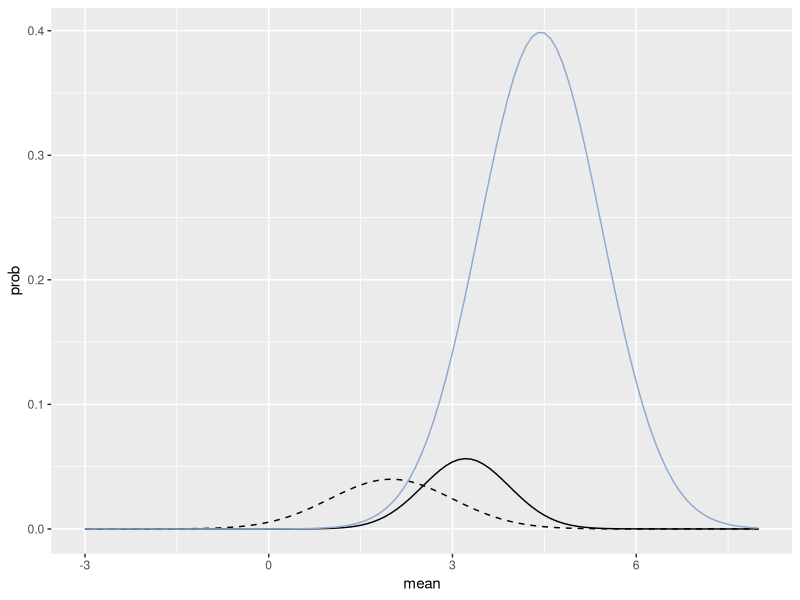
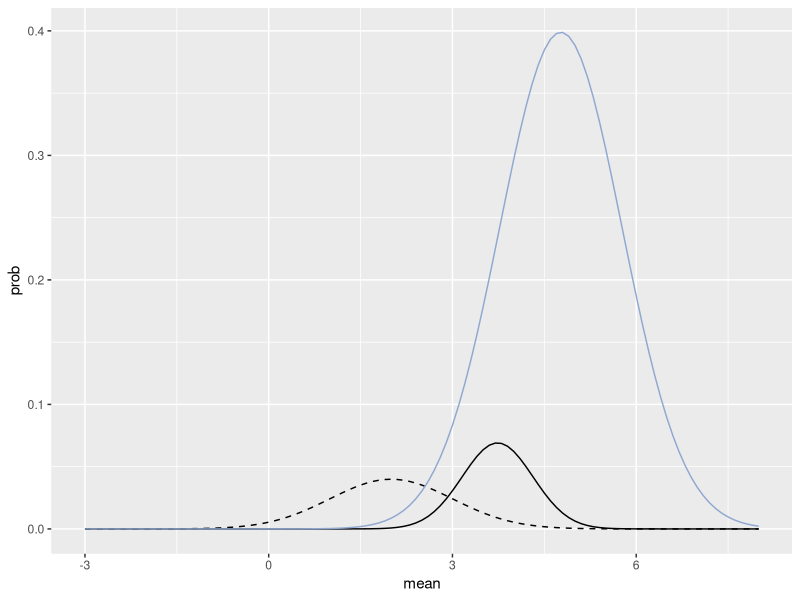
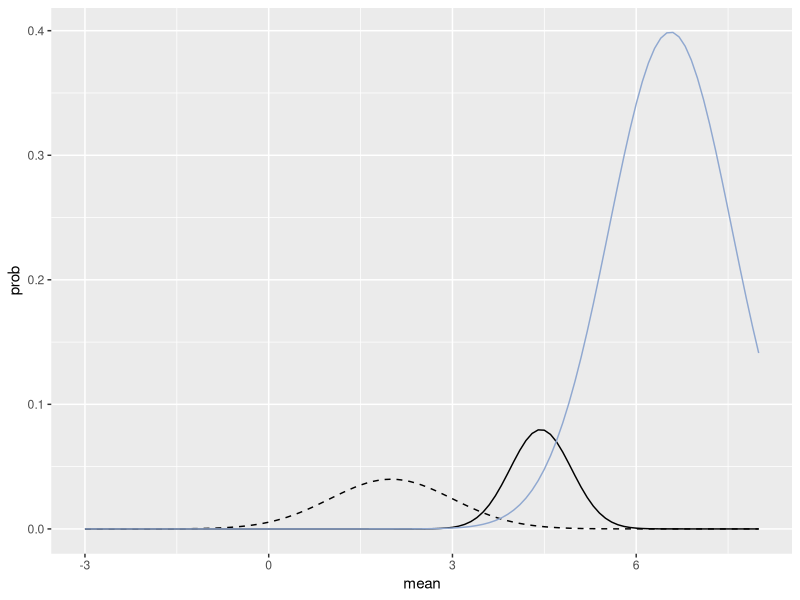
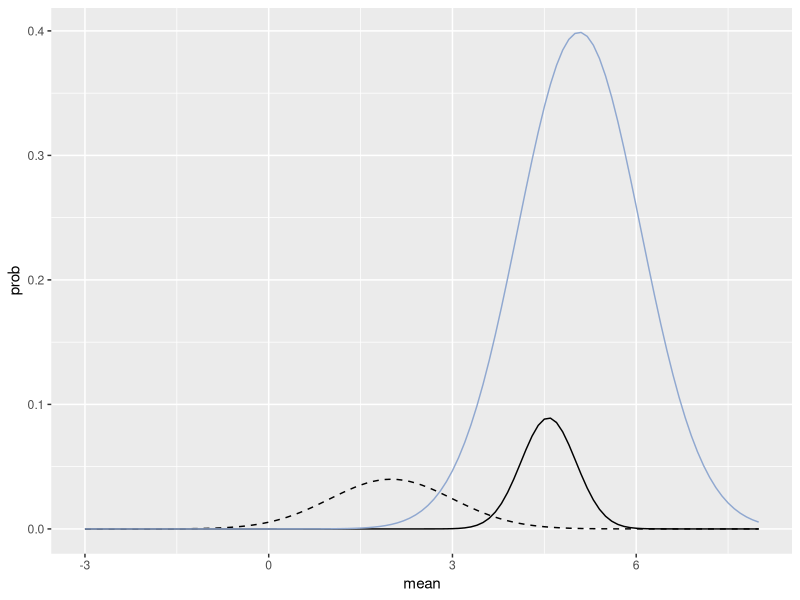
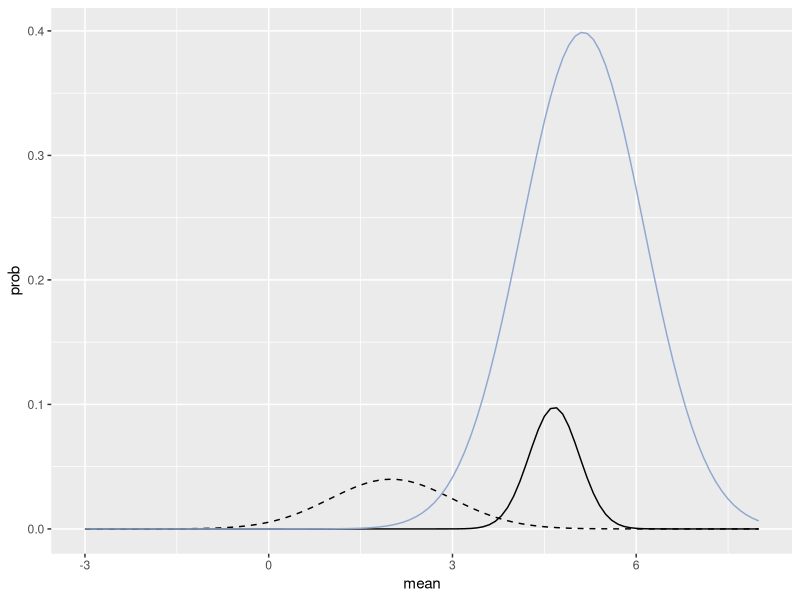
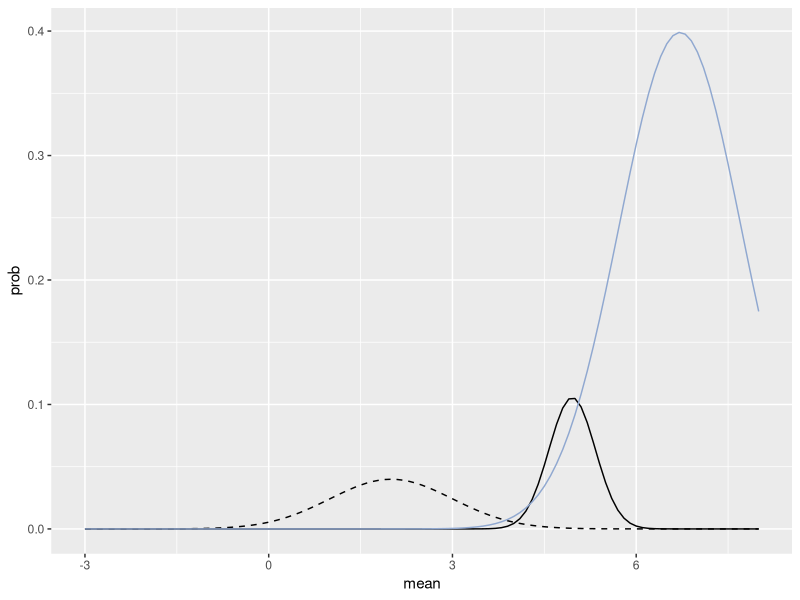
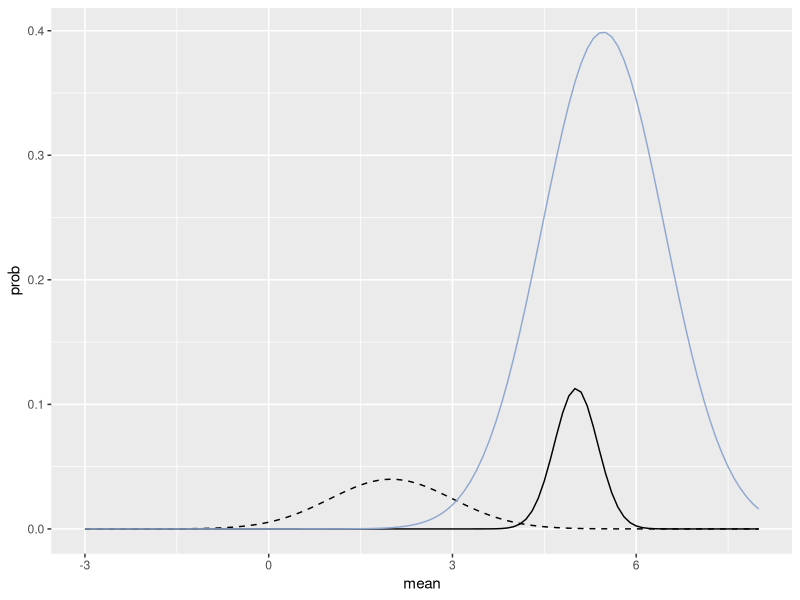
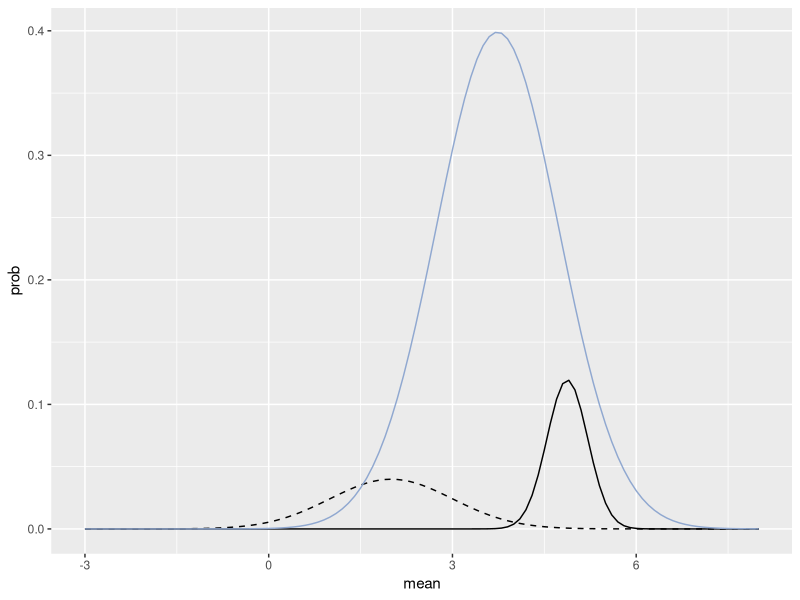

Here is the R script that generated these plots, in order:
library(tidyverse)

set.seed(123)
true_data <- rnorm(50, 5, 1)

grid <- tibble(
  mean = seq(-3, 8, 0.1),
  prob = dnorm(mean, 2, 1)
) 

grid <- grid %>% 
  mutate(prob = prob / sum(prob),
         previous = prob)

plots <- vector("list", length(true_data))

for(i in seq_along(true_data)) {
  grid$likelihoods <- dnorm(true_data[i], grid$mean, 1)
  
  grid$prob <- grid$likelihoods * grid$prob
  grid$prob  <- grid$prob / sum(grid$prob)
  
  plots[[i]] <- grid %>% 
    ggplot(aes(mean, prob)) +
    geom_line() +
    geom_line(aes(y = previous), lty = "dashed") +
    geom_line(aes(y = likelihoods), color = "#90A8D0")
}
plots[[1]]
plots[[2]]
plots[[3]]
plots[[4]]
plots[[5]]
plots[[6]]
plots[[7]]
plots[[8]]
plots[[9]]
plots[[10]]
plots[[11]]
plots[[12]]
plots[[length(plots)]]











